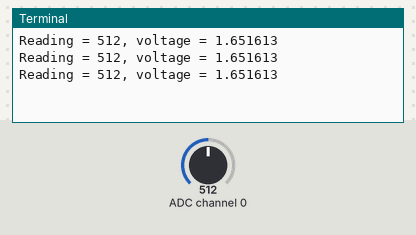
Bench run of a program on a simulated Raspberry Pi (BCM pin numbers). On the bench: the last lines printed to the terminal. Inputs (shaded band) come from the test bench; at power-on: ADC channel 0 = 512 (analog values on the 0–1023 scale).

Above: at 1.2 s.
1.3 s: ADC channel 0 set to 716
At 1.9 s:
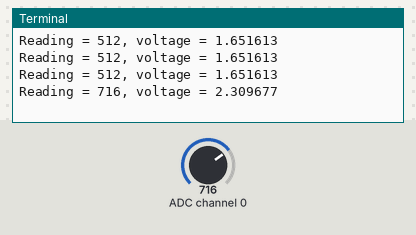
2.8 s: ADC channel 0 set to 900
At 3.3 s:
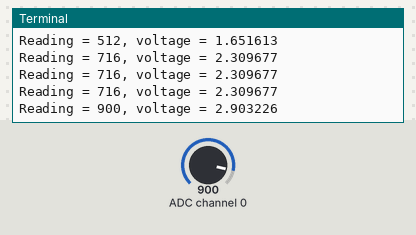
Timing chart, 0 to 5.8 s (numbered marks = the images above; inputs shaded):
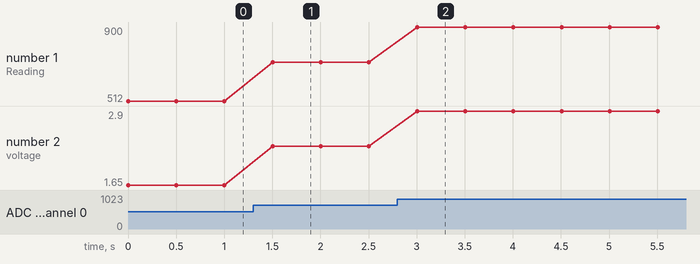

Measured:
- after the input at 1.3 s, the terminal: prints a new line after 0.20 s (image 1)
- after the input at 2.8 s, the terminal: prints a new line after 0.20 s (image 2)
- plotted number 1: 512 → 716 after the input at 1.3 s, 716 → 900 after the input at 2.8 s
- plotted number 2: 1.65 → 2.31 after the input at 1.3 s, 2.31 → 2.9 after the input at 2.8 s

The program:

potentiometer.py
```python
import spidev
import time

# SPI 인스턴스 생성
spi = spidev.SpiDev()

# SPI 통신 시작
spi.open(0, 0) # bus: 0, dev: 0(CE0, CE1 둘 중 하나가 0임)

# SPI 최대 통신 속도 설정
spi.max_speed_hz = 100000

# 채널에서 읽어온 아날로그값을 디지털로 변환하여 리턴하는 함수
def analog_read(channel):
    #[byte_1, byte_2, byte_3]
    # byte_1 : 1
    # byte_2 : channel(0) + 8 = 0000 1000(2진수) << 4 - > 1000 0000
    # byte_3 : 0
    ret = spi.xfer2([1, (channel + 8) << 4, 0])
    adc_out = ((ret[1] & 3) << 8) + ret[2]
    return adc_out

try:
    while True:
        reading = analog_read(0)
        # 전압수치로 변환
        voltage = reading * 3.3/1023
        print("Reading = %d, voltage = %f" % (reading, voltage)) # 0 ~ 1023
        time.sleep(0.5)
finally:
    spi.close()
```
